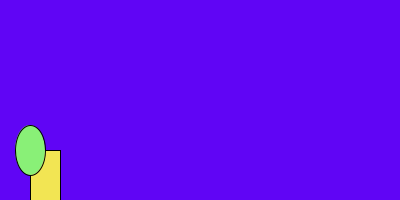
Frame 1 (no input)
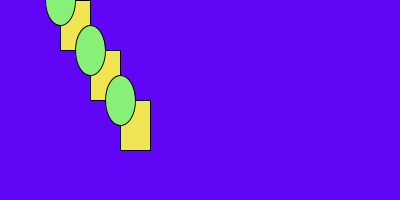
Frame 60 (the mouse pressed at the canvas centre just before this capture)
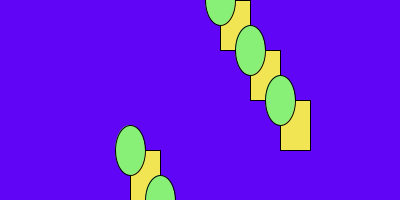
Frame 120 (the mouse held since frame 60 and released just before this capture)

The Processing sketch that drew these frames (run headless with seeded random() and noise(); from frame 60 on, the mouse is pressed at the canvas centre):

// Processing sketch: processing_11556
// ── processing_11556.pde

//contador aumenta en 1 cada loop
int counter = 9;
//determina cuatos niveles mas abajo deberan contarse antes de dibujar el otro rect
int repeat = 6;
//posicion x de rect
int x = 0;
//posicion y de rect
int y = 0;
//ancho de rect
int rectWidth = 30;
//alto de rect
int rectHeight = 50;
 
 
void setup(){
 size(400, 200);
background(96, 5, 245);
frameRate(30);
}
 
void draw(){
  //usa modulo para crear un loop repetitivo de numeros
  //cambia repetir para hacer mas filas de rects
  int multNumber = modulo(counter, repeat);
  moveRect(multNumber);
  //dibuja rect
  fill (242,229,83);
  rect(x, y, rectWidth, rectHeight);
  fill (137,240,119);
  ellipse(x, y, rectWidth, rectHeight);
  
  //resetea si la linea se queda en el ancho de la pantalla
    if (x > width){
    resetValues();
  }
  increaseCounter();
}
 
//funcion que devuelve el modulo de dos numeros
int modulo(int ctr, int _repeat){
 int m = ctr % _repeat;
 return m;
}
 
//mueve el rect a la prox posicion
void moveRect(int multNumber){
   //coloca el siguiente rect justo abajo del ultimo
  y = rectHeight * multNumber;
    //mueve el siguiente rect a la derecha del ultimo rect
  x += rectWidth;
}
 
void increaseCounter(){
   //aumenta contador. Este puede aumentar lo que quiera, y
  //modulo siempre sera un ciclo arriba para repetir el valor
  counter ++;
}
 
void resetValues(){
   background(96, 5, 245);
   x = mouseY;
   y = mouseX;
}
